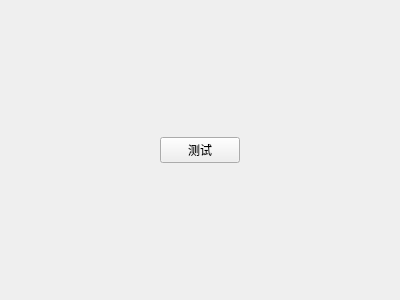
<?xml version="1.0" encoding="UTF-8"?>
<ui version="4.0">
 <class>Widget</class>
 <widget class="QWidget" name="Widget">
  <property name="geometry">
   <rect>
    <x>0</x>
    <y>0</y>
    <width>400</width>
    <height>300</height>
   </rect>
  </property>
  <property name="windowTitle">
   <string>测试窗口</string>
  </property>
  <layout class="QGridLayout" name="gridLayout">
   <item row="1" column="2">
    <spacer name="horizontalSpacer">
     <property name="orientation">
      <enum>Qt::Horizontal</enum>
     </property>
     <property name="sizeHint" stdset="0">
      <size>
       <width>40</width>
       <height>20</height>
      </size>
     </property>
    </spacer>
   </item>
   <item row="2" column="1">
    <spacer name="verticalSpacer">
     <property name="orientation">
      <enum>Qt::Vertical</enum>
     </property>
     <property name="sizeHint" stdset="0">
      <size>
       <width>20</width>
       <height>40</height>
      </size>
     </property>
    </spacer>
   </item>
   <item row="0" column="1">
    <spacer name="verticalSpacer_2">
     <property name="orientation">
      <enum>Qt::Vertical</enum>
     </property>
     <property name="sizeHint" stdset="0">
      <size>
       <width>20</width>
       <height>40</height>
      </size>
     </property>
    </spacer>
   </item>
   <item row="1" column="1">
    <widget class="QPushButton" name="pushButton">
     <property name="text">
      <string>测试</string>
     </property>
    </widget>
   </item>
   <item row="1" column="0">
    <spacer name="horizontalSpacer_2">
     <property name="orientation">
      <enum>Qt::Horizontal</enum>
     </property>
     <property name="sizeHint" stdset="0">
      <size>
       <width>40</width>
       <height>20</height>
      </size>
     </property>
    </spacer>
   </item>
  </layout>
 </widget>
 <resources/>
 <connections/>
</ui>
